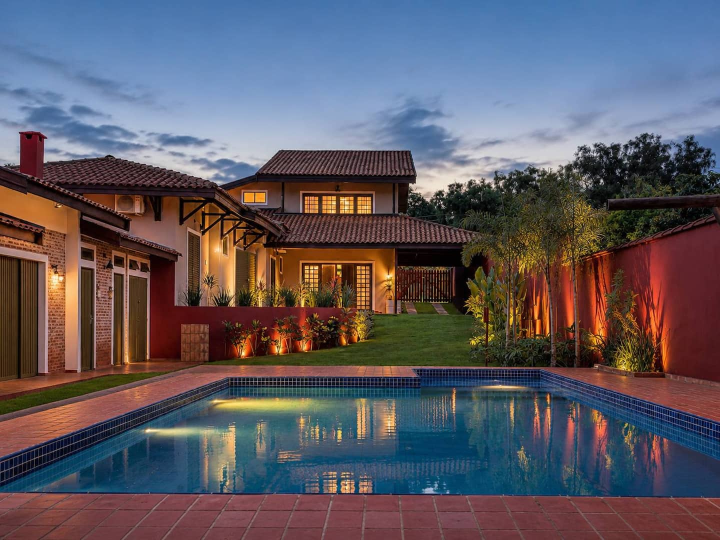
#> input picture landing-rancho-vovera/assets/img/airbnb/00-L.jpg, 1440 x 1080 px (shown at 1/2 size); its folder holds only this picture in this run
$ python contact_sheet.py
#> lines starting #> are read from the running program, lines starting #| are printed output that depends on the picture
# -*- coding: utf-8 -*-
import os, glob
from PIL import Image, ImageDraw, ImageFont

base = os.path.dirname(os.path.dirname(os.path.abspath(__file__)))
imgdir = os.path.join(base, "assets", "img", "airbnb")
files = sorted(glob.glob(os.path.join(imgdir, "*.jpg")))

cols = 8
cell = 300
label_h = 26
rows = (len(files) + cols - 1) // cols
W = cols * cell
H = rows * (cell + label_h)
sheet = Image.new("RGB", (W, H), (20, 20, 20))
#> sheet: PIL image 2400x326 RGB; every value is 20
draw = ImageDraw.Draw(sheet)
try:
    font = ImageFont.truetype("arialbd.ttf", 20)
except Exception:
    font = ImageFont.load_default()

for idx, f in enumerate(files):
    r, c = divmod(idx, cols)
    x = c * cell
    y = r * (cell + label_h)
    im = Image.open(f).convert("RGB")
#> im is the input picture: PIL image 1440x1080 RGB; mean R, G, B 94.6, 88.7, 97.3
    im.thumbnail((cell, cell))
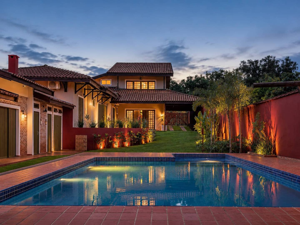
#> im: PIL image 300x225 RGB; mean R, G, B 94.7, 88.8, 97.4
    ox = x + (cell - im.width) // 2
#> ox = 0
    oy = y + label_h + (cell - im.height) // 2
#> oy = 63
    sheet.paste(im, (ox, oy))
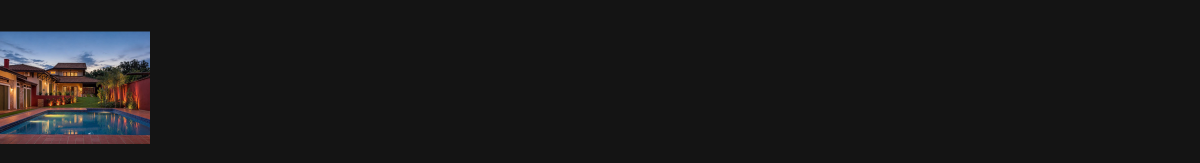
#> sheet: PIL image 2400x326 RGB (shown at 1/2 size); mean R, G, B 26.4, 25.9, 26.7
    name = os.path.basename(f).replace(".jpg", "")
    draw.text((x + 4, y + 3), name, fill=(255, 220, 120), font=font)

out = os.path.join(base, "raw", "contact-sheet.png")
sheet.save(out, quality=85)
print("saved", out, sheet.size)
#| saved landing-rancho-vovera/raw/contact-sheet.png (2400, 326)

$ run again, on landing-rancho-vovera/assets/img/airbnb/04-L.jpg
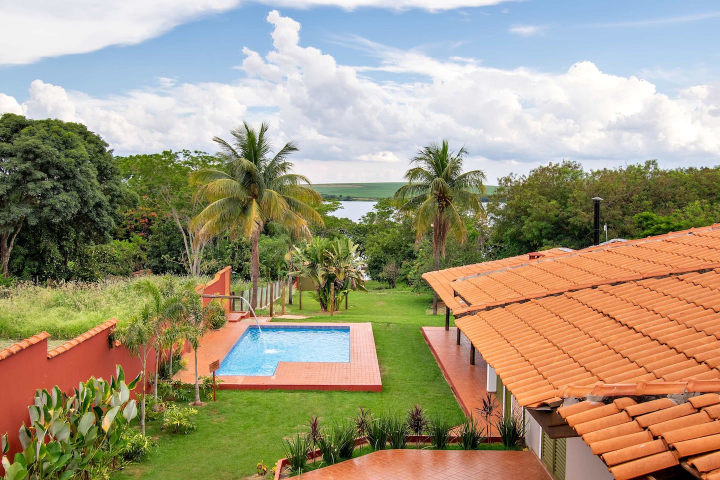
#> input picture landing-rancho-vovera/assets/img/airbnb/04-L.jpg, 1440 x 960 px (shown at 1/2 size)
#> im is the input picture: PIL image 1440x960 RGB; mean R, G, B 162.8, 151.4, 124.6
#> `im.thumbnail((cell, cell))`:
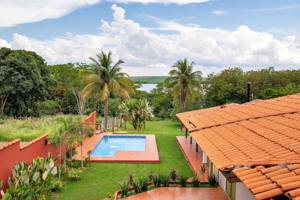
#> im: PIL image 300x200 RGB; mean R, G, B 162.9, 151.5, 124.7
#> `sheet.paste(im, (ox, oy))`:
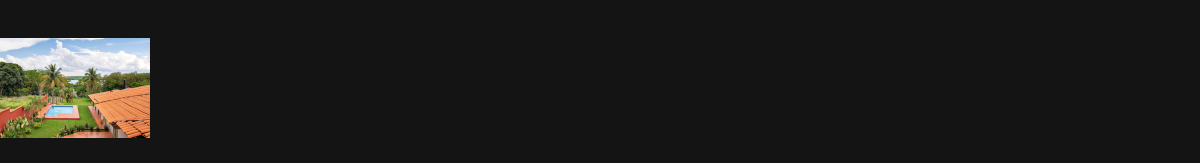
#> sheet: PIL image 2400x326 RGB (shown at 1/2 size); mean R, G, B 31, 30.1, 28
#| saved landing-rancho-vovera/raw/contact-sheet.png (2400, 326)

$ run again, on landing-rancho-vovera/assets/img/airbnb/05-L.jpg
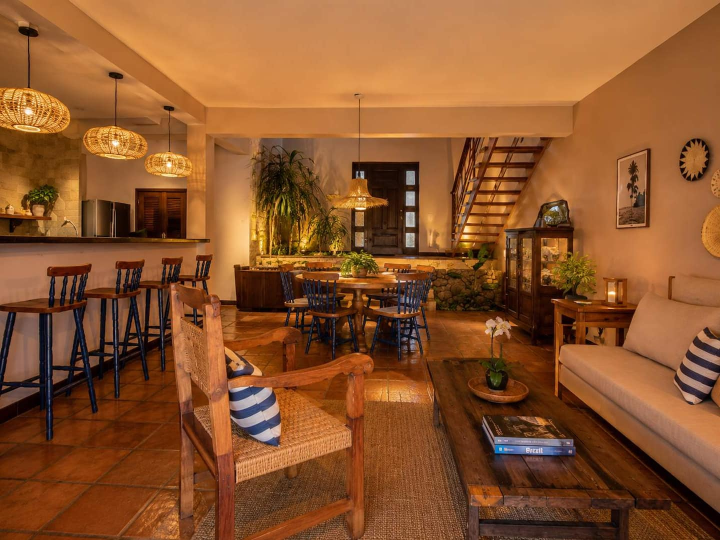
#> input picture landing-rancho-vovera/assets/img/airbnb/05-L.jpg, 1440 x 1080 px (shown at 1/2 size)
#> im is the input picture: PIL image 1440x1080 RGB; mean R, G, B 139.9, 84.8, 44.6
#> `im.thumbnail((cell, cell))`:
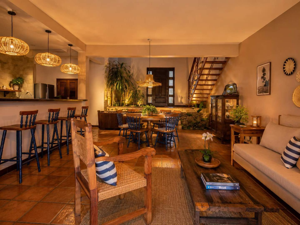
#> im: PIL image 300x225 RGB; mean R, G, B 140, 85, 44.7
#> `sheet.paste(im, (ox, oy))`:
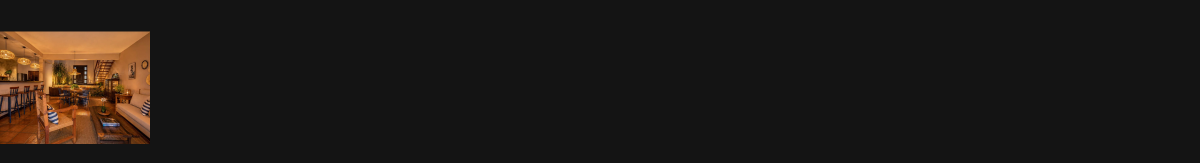
#> sheet: PIL image 2400x326 RGB (shown at 1/2 size); mean R, G, B 30.4, 25.6, 22.1
#| saved landing-rancho-vovera/raw/contact-sheet.png (2400, 326)

$ run again, on landing-rancho-vovera/assets/img/airbnb/06-L.jpg
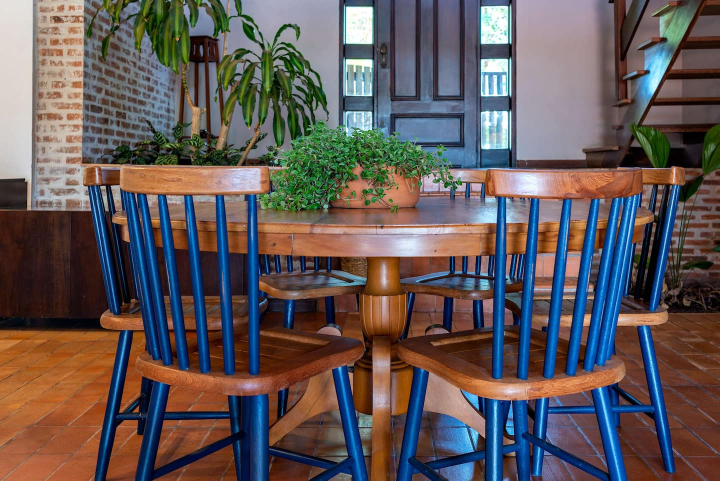
#> input picture landing-rancho-vovera/assets/img/airbnb/06-L.jpg, 1440 x 961 px (shown at 1/2 size)
#> im is the input picture: PIL image 1440x961 RGB; mean R, G, B 97.8, 88.1, 88.1
#> `im.thumbnail((cell, cell))`:
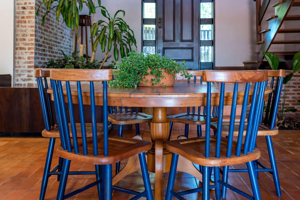
#> im: PIL image 300x200 RGB; mean R, G, B 97.9, 88.2, 88.3
#> `sheet.paste(im, (ox, oy))`:
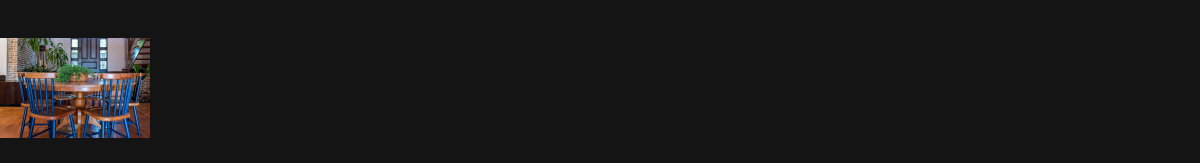
#> sheet: PIL image 2400x326 RGB (shown at 1/2 size); mean R, G, B 26, 25.2, 25.2
#| saved landing-rancho-vovera/raw/contact-sheet.png (2400, 326)

$ run again, on landing-rancho-vovera/assets/img/airbnb/01-L.jpg
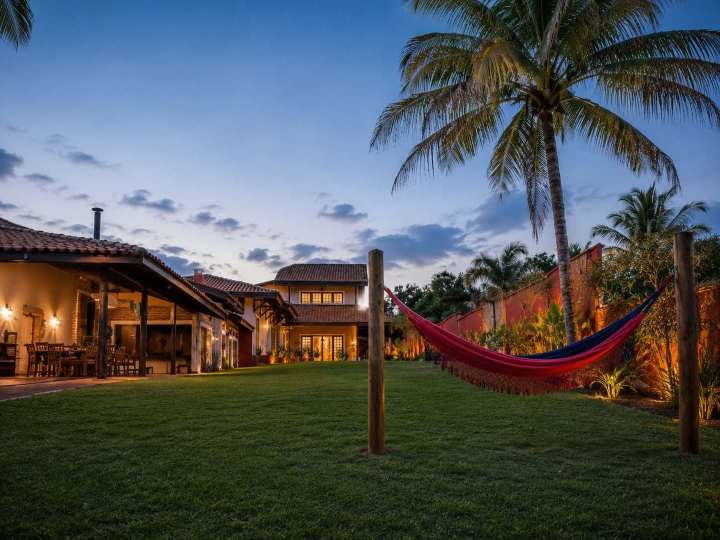
#> input picture landing-rancho-vovera/assets/img/airbnb/01-L.jpg, 1440 x 1080 px (shown at 1/2 size)
#> im is the input picture: PIL image 1440x1080 RGB; mean R, G, B 81.5, 87.2, 90.4
#> `im.thumbnail((cell, cell))`:
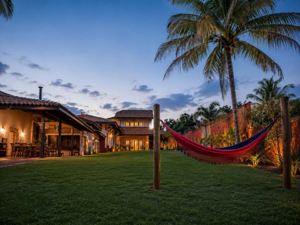
#> im: PIL image 300x225 RGB; mean R, G, B 81.6, 87.3, 90.5
#> `sheet.paste(im, (ox, oy))`:
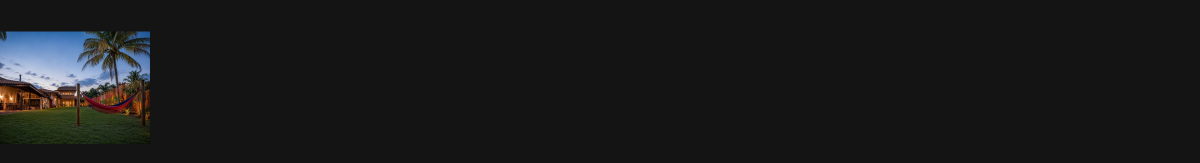
#> sheet: PIL image 2400x326 RGB (shown at 1/2 size); mean R, G, B 25.3, 25.8, 26.1
#| saved landing-rancho-vovera/raw/contact-sheet.png (2400, 326)
